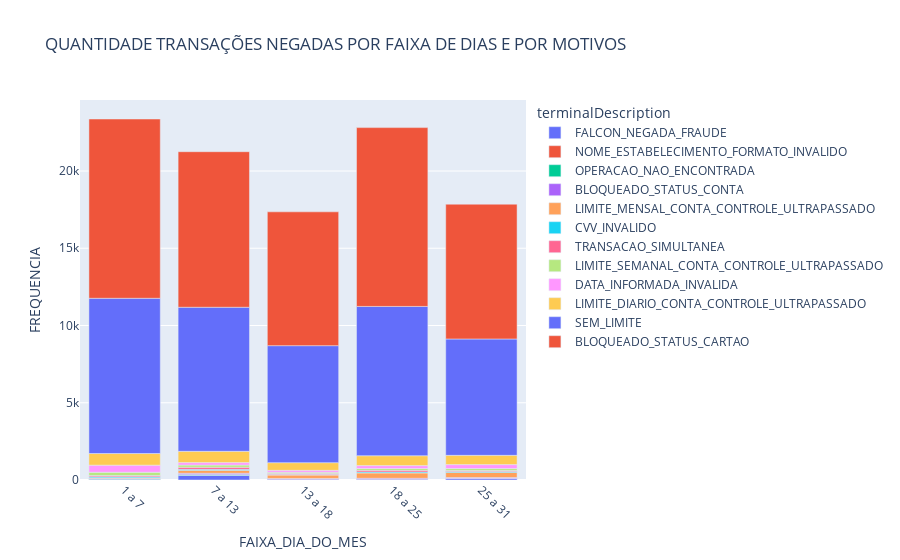

The cell this chart's notebook holds for it:
### Code cell
fig = px.bar(df_faixa_dia_mes.sort_values(["FAIXA_DIA_DO_MES", "FREQUENCIA"]), x="FAIXA_DIA_DO_MES", y="FREQUENCIA", color="terminalDescription",
            title="QUANTIDADE TRANSAÇÕES NEGADAS POR FAIXA DE DIAS E POR MOTIVOS")
fig.update_xaxes(tickangle=45)
fig.show()

### Figure 1 — Plotly figure (JSON) as saved in the notebook; plotly's stock layout.template omitted (floating-point values rounded to 4 significant figures)
{"data": [{"alignmentgroup": "True", "hovertemplate": "terminalDescription=FALCON_NEGADA_FRAUDE<br>FAIXA_DIA_DO_MES=%{x}<br>FREQUENCIA=%{y}<extra></extra>", "legendgroup": "FALCON_NEGADA_FRAUDE", "marker": {"color": "#636efa", "pattern": {"shape": ""}}, "name": "FALCON_NEGADA_FRAUDE", "offsetgroup": "FALCON_NEGADA_FRAUDE", "orientation": "v", "showlegend": true, "textposition": "auto", "type": "bar", "x": ["1 a 7", "7 a 13", "13 a 18", "18 a 25", "25 a 31"], "xaxis": "x", "y": [0, 312, 0, 0, 93], "yaxis": "y"}, {"alignmentgroup": "True", "hovertemplate": "terminalDescription=NOME_ESTABELECIMENTO_FORMATO_INVALIDO<br>FAIXA_DIA_DO_MES=%{x}<br>FREQUENCIA=%{y}<extra></extra>", "legendgroup": "NOME_ESTABELECIMENTO_FORMATO_INVALIDO", "marker": {"color": "#EF553B", "pattern": {"shape": ""}}, "name": "NOME_ESTABELECIMENTO_FORMATO_INVALIDO", "offsetgroup": "NOME_ESTABELECIMENTO_FORMATO_INVALIDO", "orientation": "v", "showlegend": true, "textposition": "auto", "type": "bar", "x": ["1 a 7", "7 a 13", "13 a 18", "18 a 25", "25 a 31"], "xaxis": "x", "y": [1, 0, 0, 1, 0], "yaxis": "y"}, {"alignmentgroup": "True", "hovertemplate": "terminalDescription=OPERACAO_NAO_ENCONTRADA<br>FAIXA_DIA_DO_MES=%{x}<br>FREQUENCIA=%{y}<extra></extra>", "legendgroup": "OPERACAO_NAO_ENCONTRADA", "marker": {"color": "#00cc96", "pattern": {"shape": ""}}, "name": "OPERACAO_NAO_ENCONTRADA", "offsetgroup": "OPERACAO_NAO_ENCONTRADA", "orientation": "v", "showlegend": true, "textposition": "auto", "type": "bar", "x": ["1 a 7", "7 a 13", "13 a 18", "18 a 25", "25 a 31"], "xaxis": "x", "y": [44, 52, 40, 35, 7], "yaxis": "y"}, {"alignmentgroup": "True", "hovertemplate": "terminalDescription=BLOQUEADO_STATUS_CONTA<br>FAIXA_DIA_DO_MES=%{x}<br>FREQUENCIA=%{y}<extra></extra>", "legendgroup": "BLOQUEADO_STATUS_CONTA", "marker": {"color": "#ab63fa", "pattern": {"shape": ""}}, "name": "BLOQUEADO_STATUS_CONTA", "offsetgroup": "BLOQUEADO_STATUS_CONTA", "orientation": "v", "showlegend": true, "textposition": "auto", "type": "bar", "x": ["1 a 7", "7 a 13", "13 a 18", "18 a 25", "25 a 31"], "xaxis": "x", "y": [49, 71, 60, 75, 54], "yaxis": "y"}, {"alignmentgroup": "True", "hovertemplate": "terminalDescription=LIMITE_MENSAL_CONTA_CONTROLE_ULTRAPASSADO<br>FAIXA_DIA_DO_MES=%{x}<br>FREQUENCIA=%{y}<extra></extra>", "legendgroup": "LIMITE_MENSAL_CONTA_CONTROLE_ULTRAPASSADO", "marker": {"color": "#FFA15A", "pattern": {"shape": ""}}, "name": "LIMITE_MENSAL_CONTA_CONTROLE_ULTRAPASSADO", "offsetgroup": "LIMITE_MENSAL_CONTA_CONTROLE_ULTRAPASSADO", "orientation": "v", "showlegend": true, "textposition": "auto", "type": "bar", "x": ["1 a 7", "7 a 13", "13 a 18", "18 a 25", "25 a 31"], "xaxis": "x", "y": [51, 191, 219, 345, 337], "yaxis": "y"}, {"alignmentgroup": "True", "hovertemplate": "terminalDescription=CVV_INVALIDO<br>FAIXA_DIA_DO_MES=%{x}<br>FREQUENCIA=%{y}<extra></extra>", "legendgroup": "CVV_INVALIDO", "marker": {"color": "#19d3f3", "pattern": {"shape": ""}}, "name": "CVV_INVALIDO", "offsetgroup": "CVV_INVALIDO", "orientation": "v", "showlegend": true, "textposition": "auto", "type": "bar", "x": ["1 a 7", "7 a 13", "13 a 18", "18 a 25", "25 a 31"], "xaxis": "x", "y": [68, 62, 38, 63, 58], "yaxis": "y"}, {"alignmentgroup": "True", "hovertemplate": "terminalDescription=TRANSACAO_SIMULTANEA<br>FAIXA_DIA_DO_MES=%{x}<br>FREQUENCIA=%{y}<extra></extra>", "legendgroup": "TRANSACAO_SIMULTANEA", "marker": {"color": "#FF6692", "pattern": {"shape": ""}}, "name": "TRANSACAO_SIMULTANEA", "offsetgroup": "TRANSACAO_SIMULTANEA", "orientation": "v", "showlegend": true, "textposition": "auto", "type": "bar", "x": ["1 a 7", "7 a 13", "13 a 18", "18 a 25", "25 a 31"], "xaxis": "x", "y": [80, 138, 58, 106, 65], "yaxis": "y"}, {"alignmentgroup": "True", "hovertemplate": "terminalDescription=LIMITE_SEMANAL_CONTA_CONTROLE_ULTRAPASSADO<br>FAIXA_DIA_DO_MES=%{x}<br>FREQUENCIA=%{y}<extra></extra>", "legendgroup": "LIMITE_SEMANAL_CONTA_CONTROLE_ULTRAPASSADO", "marker": {"color": "#B6E880", "pattern": {"shape": ""}}, "name": "LIMITE_SEMANAL_CONTA_CONTROLE_ULTRAPASSADO", "offsetgroup": "LIMITE_SEMANAL_CONTA_CONTROLE_ULTRAPASSADO", "orientation": "v", "showlegend": true, "textposition": "auto", "type": "bar", "x": ["1 a 7", "7 a 13", "13 a 18", "18 a 25", "25 a 31"], "xaxis": "x", "y": [208, 141, 86, 121, 125], "yaxis": "y"}, {"alignmentgroup": "True", "hovertemplate": "terminalDescription=DATA_INFORMADA_INVALIDA<br>FAIXA_DIA_DO_MES=%{x}<br>FREQUENCIA=%{y}<extra></extra>", "legendgroup": "DATA_INFORMADA_INVALIDA", "marker": {"color": "#FF97FF", "pattern": {"shape": ""}}, "name": "DATA_INFORMADA_INVALIDA", "offsetgroup": "DATA_INFORMADA_INVALIDA", "orientation": "v", "showlegend": true, "textposition": "auto", "type": "bar", "x": ["1 a 7", "7 a 13", "13 a 18", "18 a 25", "25 a 31"], "xaxis": "x", "y": [461, 159, 125, 185, 258], "yaxis": "y"}, {"alignmentgroup": "True", "hovertemplate": "terminalDescription=LIMITE_DIARIO_CONTA_CONTROLE_ULTRAPASSADO<br>FAIXA_DIA_DO_MES=%{x}<br>FREQUENCIA=%{y}<extra></extra>", "legendgroup": "LIMITE_DIARIO_CONTA_CONTROLE_ULTRAPASSADO", "marker": {"color": "#FECB52", "pattern": {"shape": ""}}, "name": "LIMITE_DIARIO_CONTA_CONTROLE_ULTRAPASSADO", "offsetgroup": "LIMITE_DIARIO_CONTA_CONTROLE_ULTRAPASSADO", "orientation": "v", "showlegend": true, "textposition": "auto", "type": "bar", "x": ["1 a 7", "7 a 13", "13 a 18", "18 a 25", "25 a 31"], "xaxis": "x", "y": [753, 730, 496, 641, 599], "yaxis": "y"}, {"alignmentgroup": "True", "hovertemplate": "terminalDescription=SEM_LIMITE<br>FAIXA_DIA_DO_MES=%{x}<br>FREQUENCIA=%{y}<extra></extra>", "legendgroup": "SEM_LIMITE", "marker": {"color": "#636efa", "pattern": {"shape": ""}}, "name": "SEM_LIMITE", "offsetgroup": "SEM_LIMITE", "orientation": "v", "showlegend": true, "textposition": "auto", "type": "bar", "x": ["1 a 7", "7 a 13", "13 a 18", "18 a 25", "25 a 31"], "xaxis": "x", "y": [10047, 9325, 7572, 9662, 7532], "yaxis": "y"}, {"alignmentgroup": "True", "hovertemplate": "terminalDescription=BLOQUEADO_STATUS_CARTAO<br>FAIXA_DIA_DO_MES=%{x}<br>FREQUENCIA=%{y}<extra></extra>", "legendgroup": "BLOQUEADO_STATUS_CARTAO", "marker": {"color": "#EF553B", "pattern": {"shape": ""}}, "name": "BLOQUEADO_STATUS_CARTAO", "offsetgroup": "BLOQUEADO_STATUS_CARTAO", "orientation": "v", "showlegend": true, "textposition": "auto", "type": "bar", "x": ["1 a 7", "7 a 13", "13 a 18", "18 a 25", "25 a 31"], "xaxis": "x", "y": [11603, 10067, 8662, 11574, 8724], "yaxis": "y"}], "layout": {"barmode": "relative", "legend": {"title": {"text": "terminalDescription"}, "tracegroupgap": 0}, "title": {"text": "QUANTIDADE TRANSAÇÕES NEGADAS POR FAIXA DE DIAS E POR MOTIVOS"}, "xaxis": {"anchor": "y", "domain": [0, 1], "tickangle": 45, "title": {"text": "FAIXA_DIA_DO_MES"}}, "yaxis": {"anchor": "x", "domain": [0, 1], "title": {"text": "FREQUENCIA"}}}}
